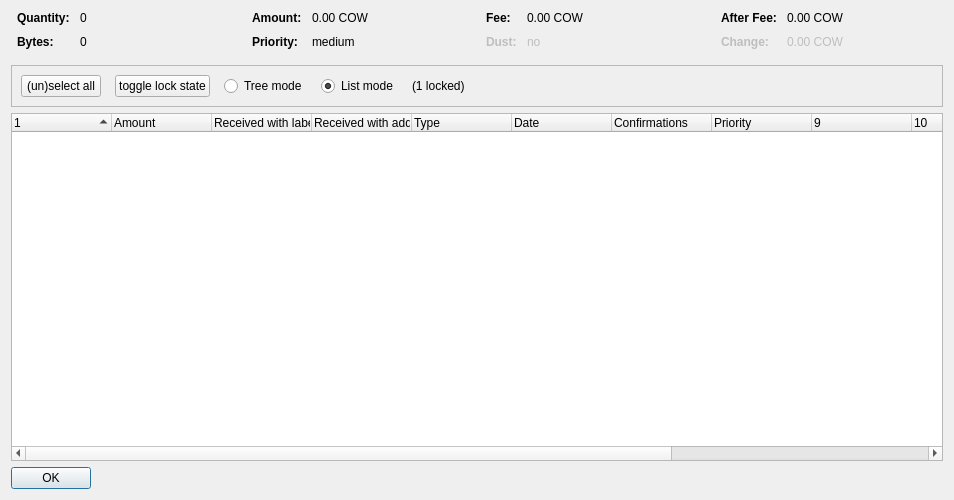
<?xml version="1.0" encoding="UTF-8"?>
<ui version="4.0">
 <class>CoinControlDialog</class>
 <widget class="QDialog" name="CoinControlDialog">
  <property name="geometry">
   <rect>
    <x>0</x>
    <y>0</y>
    <width>954</width>
    <height>500</height>
   </rect>
  </property>
  <property name="windowTitle">
   <string>Coin Selection</string>
  </property>
  <layout class="QVBoxLayout" name="verticalLayout">
   <item>
    <layout class="QHBoxLayout" name="horizontalLayoutTop" stretch="0,0,0,0">
     <property name="topMargin">
      <number>0</number>
     </property>
     <property name="bottomMargin">
      <number>10</number>
     </property>
     <item>
      <layout class="QFormLayout" name="formLayoutCoinControl1">
       <property name="horizontalSpacing">
        <number>10</number>
       </property>
       <property name="verticalSpacing">
        <number>10</number>
       </property>
       <property name="leftMargin">
        <number>6</number>
       </property>
       <property name="rightMargin">
        <number>6</number>
       </property>
       <item row="0" column="0">
        <widget class="QLabel" name="labelCoinControlQuantityText">
         <property name="font">
          <font>
           <weight>75</weight>
           <bold>true</bold>
          </font>
         </property>
         <property name="text">
          <string>Quantity:</string>
         </property>
        </widget>
       </item>
       <item row="0" column="1">
        <widget class="QLabel" name="labelCoinControlQuantity">
         <property name="cursor">
          <cursorShape>IBeamCursor</cursorShape>
         </property>
         <property name="contextMenuPolicy">
          <enum>Qt::ActionsContextMenu</enum>
         </property>
         <property name="text">
          <string notr="true">0</string>
         </property>
         <property name="textInteractionFlags">
          <set>Qt::LinksAccessibleByMouse|Qt::TextSelectableByKeyboard|Qt::TextSelectableByMouse</set>
         </property>
        </widget>
       </item>
       <item row="1" column="0">
        <widget class="QLabel" name="labelCoinControlBytesText">
         <property name="font">
          <font>
           <weight>75</weight>
           <bold>true</bold>
          </font>
         </property>
         <property name="text">
          <string>Bytes:</string>
         </property>
        </widget>
       </item>
       <item row="1" column="1">
        <widget class="QLabel" name="labelCoinControlBytes">
         <property name="cursor">
          <cursorShape>IBeamCursor</cursorShape>
         </property>
         <property name="contextMenuPolicy">
          <enum>Qt::ActionsContextMenu</enum>
         </property>
         <property name="text">
          <string notr="true">0</string>
         </property>
         <property name="textInteractionFlags">
          <set>Qt::LinksAccessibleByMouse|Qt::TextSelectableByKeyboard|Qt::TextSelectableByMouse</set>
         </property>
        </widget>
       </item>
      </layout>
     </item>
     <item>
      <layout class="QFormLayout" name="formLayoutCoinControl2">
       <property name="horizontalSpacing">
        <number>10</number>
       </property>
       <property name="verticalSpacing">
        <number>10</number>
       </property>
       <property name="leftMargin">
        <number>6</number>
       </property>
       <property name="rightMargin">
        <number>6</number>
       </property>
       <item row="0" column="0">
        <widget class="QLabel" name="labelCoinControlAmountText">
         <property name="font">
          <font>
           <weight>75</weight>
           <bold>true</bold>
          </font>
         </property>
         <property name="text">
          <string>Amount:</string>
         </property>
        </widget>
       </item>
       <item row="0" column="1">
        <widget class="QLabel" name="labelCoinControlAmount">
         <property name="cursor">
          <cursorShape>IBeamCursor</cursorShape>
         </property>
         <property name="contextMenuPolicy">
          <enum>Qt::ActionsContextMenu</enum>
         </property>
         <property name="text">
          <string notr="true">0.00 COW</string>
         </property>
         <property name="textInteractionFlags">
          <set>Qt::LinksAccessibleByMouse|Qt::TextSelectableByKeyboard|Qt::TextSelectableByMouse</set>
         </property>
        </widget>
       </item>
       <item row="1" column="0">
        <widget class="QLabel" name="labelCoinControlPriorityText">
         <property name="font">
          <font>
           <weight>75</weight>
           <bold>true</bold>
          </font>
         </property>
         <property name="text">
          <string>Priority:</string>
         </property>
        </widget>
       </item>
       <item row="1" column="1">
        <widget class="QLabel" name="labelCoinControlPriority">
         <property name="cursor">
          <cursorShape>IBeamCursor</cursorShape>
         </property>
         <property name="contextMenuPolicy">
          <enum>Qt::ActionsContextMenu</enum>
         </property>
         <property name="text">
          <string>medium</string>
         </property>
         <property name="textInteractionFlags">
          <set>Qt::LinksAccessibleByMouse|Qt::TextSelectableByKeyboard|Qt::TextSelectableByMouse</set>
         </property>
        </widget>
       </item>
      </layout>
     </item>
     <item>
      <layout class="QFormLayout" name="formLayoutCoinControl3">
       <property name="horizontalSpacing">
        <number>10</number>
       </property>
       <property name="verticalSpacing">
        <number>10</number>
       </property>
       <property name="leftMargin">
        <number>6</number>
       </property>
       <property name="rightMargin">
        <number>6</number>
       </property>
       <item row="0" column="0">
        <widget class="QLabel" name="labelCoinControlFeeText">
         <property name="font">
          <font>
           <weight>75</weight>
           <bold>true</bold>
          </font>
         </property>
         <property name="text">
          <string>Fee:</string>
         </property>
        </widget>
       </item>
       <item row="0" column="1">
        <widget class="QLabel" name="labelCoinControlFee">
         <property name="cursor">
          <cursorShape>IBeamCursor</cursorShape>
         </property>
         <property name="contextMenuPolicy">
          <enum>Qt::ActionsContextMenu</enum>
         </property>
         <property name="text">
          <string notr="true">0.00 COW</string>
         </property>
         <property name="textInteractionFlags">
          <set>Qt::LinksAccessibleByMouse|Qt::TextSelectableByKeyboard|Qt::TextSelectableByMouse</set>
         </property>
        </widget>
       </item>
       <item row="1" column="0">
        <widget class="QLabel" name="labelCoinControlLowOutputText">
         <property name="enabled">
          <bool>false</bool>
         </property>
         <property name="font">
          <font>
           <weight>75</weight>
           <bold>true</bold>
          </font>
         </property>
         <property name="text">
          <string>Dust:</string>
         </property>
        </widget>
       </item>
       <item row="1" column="1">
        <widget class="QLabel" name="labelCoinControlLowOutput">
         <property name="enabled">
          <bool>false</bool>
         </property>
         <property name="cursor">
          <cursorShape>IBeamCursor</cursorShape>
         </property>
         <property name="contextMenuPolicy">
          <enum>Qt::ActionsContextMenu</enum>
         </property>
         <property name="text">
          <string>no</string>
         </property>
         <property name="textInteractionFlags">
          <set>Qt::LinksAccessibleByMouse|Qt::TextSelectableByKeyboard|Qt::TextSelectableByMouse</set>
         </property>
        </widget>
       </item>
      </layout>
     </item>
     <item>
      <layout class="QFormLayout" name="formLayoutCoinControl4">
       <property name="horizontalSpacing">
        <number>10</number>
       </property>
       <property name="verticalSpacing">
        <number>10</number>
       </property>
       <property name="leftMargin">
        <number>6</number>
       </property>
       <property name="rightMargin">
        <number>6</number>
       </property>
       <item row="0" column="0">
        <widget class="QLabel" name="labelCoinControlAfterFeeText">
         <property name="font">
          <font>
           <weight>75</weight>
           <bold>true</bold>
          </font>
         </property>
         <property name="text">
          <string>After Fee:</string>
         </property>
        </widget>
       </item>
       <item row="0" column="1">
        <widget class="QLabel" name="labelCoinControlAfterFee">
         <property name="cursor">
          <cursorShape>IBeamCursor</cursorShape>
         </property>
         <property name="contextMenuPolicy">
          <enum>Qt::ActionsContextMenu</enum>
         </property>
         <property name="text">
          <string notr="true">0.00 COW</string>
         </property>
         <property name="textInteractionFlags">
          <set>Qt::LinksAccessibleByMouse|Qt::TextSelectableByKeyboard|Qt::TextSelectableByMouse</set>
         </property>
        </widget>
       </item>
       <item row="1" column="0">
        <widget class="QLabel" name="labelCoinControlChangeText">
         <property name="enabled">
          <bool>false</bool>
         </property>
         <property name="font">
          <font>
           <weight>75</weight>
           <bold>true</bold>
          </font>
         </property>
         <property name="text">
          <string>Change:</string>
         </property>
        </widget>
       </item>
       <item row="1" column="1">
        <widget class="QLabel" name="labelCoinControlChange">
         <property name="enabled">
          <bool>false</bool>
         </property>
         <property name="cursor">
          <cursorShape>IBeamCursor</cursorShape>
         </property>
         <property name="contextMenuPolicy">
          <enum>Qt::ActionsContextMenu</enum>
         </property>
         <property name="text">
          <string notr="true">0.00 COW</string>
         </property>
         <property name="textInteractionFlags">
          <set>Qt::LinksAccessibleByMouse|Qt::TextSelectableByKeyboard|Qt::TextSelectableByMouse</set>
         </property>
        </widget>
       </item>
      </layout>
     </item>
    </layout>
   </item>
   <item>
    <widget class="QFrame" name="frame">
     <property name="minimumSize">
      <size>
       <width>0</width>
       <height>40</height>
      </size>
     </property>
     <property name="frameShape">
      <enum>QFrame::StyledPanel</enum>
     </property>
     <property name="frameShadow">
      <enum>QFrame::Sunken</enum>
     </property>
     <layout class="QHBoxLayout" name="horizontalLayout">
      <item>
       <layout class="QHBoxLayout" name="horizontalLayoutPanel" stretch="0,0,0,0,0,0">
        <property name="spacing">
         <number>14</number>
        </property>
        <item>
         <widget class="QPushButton" name="pushButtonSelectAll">
          <property name="sizePolicy">
           <sizepolicy hsizetype="Maximum" vsizetype="Fixed">
            <horstretch>0</horstretch>
            <verstretch>0</verstretch>
           </sizepolicy>
          </property>
          <property name="text">
           <string>(un)select all</string>
          </property>
          <property name="autoDefault">
           <bool>false</bool>
          </property>
         </widget>
        </item>
        <item>
         <widget class="QPushButton" name="pushButtonToggleLock">
          <property name="sizePolicy">
           <sizepolicy hsizetype="Maximum" vsizetype="Fixed">
            <horstretch>0</horstretch>
            <verstretch>0</verstretch>
           </sizepolicy>
          </property>
          <property name="text">
           <string>toggle lock state</string>
          </property>
          <property name="autoDefault">
           <bool>false</bool>
          </property>
         </widget>
        </item>
        <item>
         <widget class="QRadioButton" name="radioTreeMode">
          <property name="sizePolicy">
           <sizepolicy hsizetype="Maximum" vsizetype="Fixed">
            <horstretch>0</horstretch>
            <verstretch>0</verstretch>
           </sizepolicy>
          </property>
          <property name="text">
           <string>Tree mode</string>
          </property>
         </widget>
        </item>
        <item>
         <widget class="QRadioButton" name="radioListMode">
          <property name="sizePolicy">
           <sizepolicy hsizetype="Maximum" vsizetype="Fixed">
            <horstretch>0</horstretch>
            <verstretch>0</verstretch>
           </sizepolicy>
          </property>
          <property name="text">
           <string>List mode</string>
          </property>
          <property name="checked">
           <bool>true</bool>
          </property>
         </widget>
        </item>
        <item>
         <widget class="QLabel" name="labelLocked">
          <property name="text">
           <string>(1 locked)</string>
          </property>
         </widget>
        </item>
        <item>
         <spacer name="horizontalSpacer">
          <property name="orientation">
           <enum>Qt::Horizontal</enum>
          </property>
          <property name="sizeHint" stdset="0">
           <size>
            <width>40</width>
            <height>20</height>
           </size>
          </property>
         </spacer>
        </item>
       </layout>
      </item>
     </layout>
    </widget>
   </item>
   <item>
    <widget class="CoinControlTreeWidget" name="treeWidget">
     <property name="contextMenuPolicy">
      <enum>Qt::CustomContextMenu</enum>
     </property>
     <property name="sortingEnabled">
      <bool>false</bool>
     </property>
     <property name="columnCount">
      <number>13</number>
     </property>
     <attribute name="headerShowSortIndicator" stdset="0">
      <bool>true</bool>
     </attribute>
     <attribute name="headerStretchLastSection">
      <bool>false</bool>
     </attribute>
     <column>
      <property name="text">
       <string/>
      </property>
     </column>
     <column>
      <property name="text">
       <string>Amount</string>
      </property>
     </column>
     <column>
      <property name="text">
       <string>Received with label</string>
      </property>
     </column>
     <column>
      <property name="text">
       <string>Received with address</string>
      </property>
     </column>
     <column>
      <property name="text">
       <string>Type</string>
      </property>
     </column>
     <column>
      <property name="text">
       <string>Date</string>
      </property>
     </column>
     <column>
      <property name="text">
       <string>Confirmations</string>
      </property>
      <property name="toolTip">
       <string>Confirmed</string>
      </property>
     </column>
     <column>
      <property name="text">
       <string>Priority</string>
      </property>
     </column>
     <column>
      <property name="text">
       <string/>
      </property>
     </column>
     <column>
      <property name="text">
       <string/>
      </property>
     </column>
     <column>
      <property name="text">
       <string/>
      </property>
     </column>
     <column>
      <property name="text">
       <string/>
      </property>
     </column>
     <column>
      <property name="text">
       <string/>
      </property>
     </column>
    </widget>
   </item>
   <item>
    <widget class="QDialogButtonBox" name="buttonBox">
     <property name="sizePolicy">
      <sizepolicy hsizetype="Maximum" vsizetype="Fixed">
       <horstretch>0</horstretch>
       <verstretch>0</verstretch>
      </sizepolicy>
     </property>
     <property name="orientation">
      <enum>Qt::Horizontal</enum>
     </property>
     <property name="standardButtons">
      <set>QDialogButtonBox::Ok</set>
     </property>
    </widget>
   </item>
  </layout>
 </widget>
 <customwidgets>
  <customwidget>
   <class>CoinControlTreeWidget</class>
   <extends>QTreeWidget</extends>
   <header>coincontroltreewidget.h</header>
  </customwidget>
 </customwidgets>
 <resources/>
 <connections/>
</ui>
